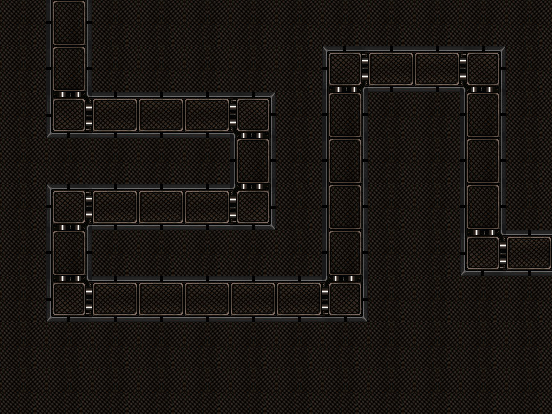

A level layout from a 2D game, rendered from its tile map. Below: a short description, then the map file with tile-grid data replaced by summaries:
An orthogonal 12x9 tile map with 46x46 px tiles, 1 tile layer (Tile Layer 1), 8 tilesets.

<map version="1.0" orientation="orthogonal" width="12" height="9" tilewidth="46" tileheight="46">
 <tileset firstgid="1" name="tile-1-vertical" tilewidth="46" tileheight="46">
  <image source="img/td/tile-1-vertical.gif" width="46" height="46" />
 </tileset>
 <tileset firstgid="2" name="tile-1-center" tilewidth="46" tileheight="46">
  <image source="img/td/tile-1-center.gif" width="46" height="46" />
 </tileset>
 <tileset firstgid="3" name="tile-1-corner-left-bottom" tilewidth="46" tileheight="46">
  <image source="img/td/tile-1-corner-left-bottom.gif" width="46" height="46" />
 </tileset>
 <tileset firstgid="4" name="tile-1-corner-left-top" tilewidth="46" tileheight="46">
  <image source="img/td/tile-1-corner-left-top.gif" width="46" height="46" />
 </tileset>
 <tileset firstgid="5" name="tile-1-corner-right-bottom" tilewidth="46" tileheight="46">
  <image source="img/td/tile-1-corner-right-bottom.gif" width="46" height="46" />
 </tileset>
 <tileset firstgid="6" name="tile-1-corner-right-top" tilewidth="46" tileheight="46">
  <image source="img/td/tile-1-corner-right-top.gif" width="46" height="46" />
 </tileset>
 <tileset firstgid="7" name="tile-1-horizontal" tilewidth="46" tileheight="46">
  <image source="img/td/tile-1-horizontal.gif" width="46" height="46" />
 </tileset>
 <tileset firstgid="8" name="metaltile" tilewidth="46" tileheight="46">
  <image source="img/td/metaltile.png" width="46" height="46" />
 </tileset>
 <layer name="Tile Layer 1" width="12" height="9">
  <data>[108 cells, 108 non-empty, 7 distinct tile ids]</data>
 </layer>
</map>
